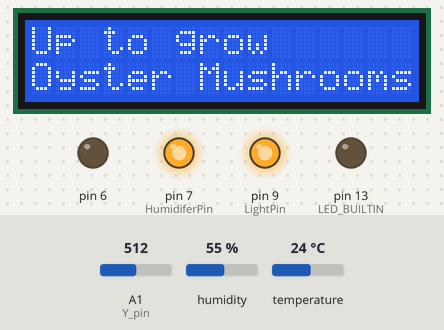
Simulated run of this sketch. Board: Arduino Uno, built with avr-gcc and run on an emulated ATmega328P. Shown: 16×2 character LCD, output pins drawn as LEDs (lit = HIGH). The test bench sets the inputs (shaded band); at power-on: A1 (Y_pin) = 512, humidity 55 %, temperature 24 °C. What the sketch prints to the serial monitor is not drawn.

Above: at 1.2 s.
1.3 s: A1 (Y_pin) set to 0
At 3.6 s:
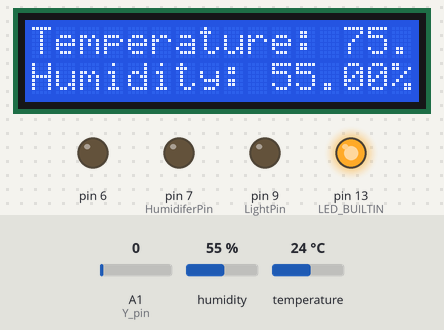
4.5 s: A1 (Y_pin) set to 900
At 5.7 s:
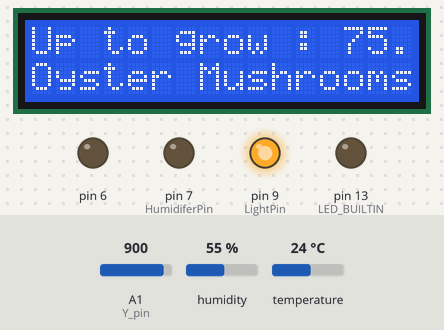
Timing chart, 0 to 7.5 s (numbered marks = the images above; inputs shaded):
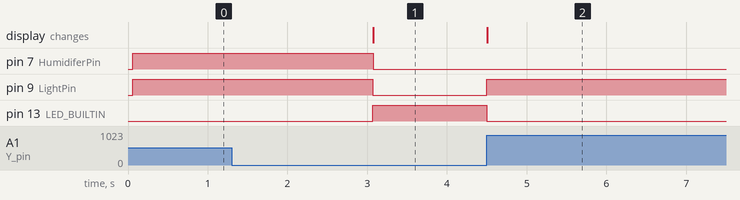

The sketch:

MushroomGrowKitCode.ino
```cpp
#include <LiquidCrystal.h>
#include <dht_nonblocking.h>

#define DHT_SENSOR_TYPE DHT_TYPE_11 //This tell the computer what type of sensor it has//

static const int DHT_SENSOR_PIN = 8;
DHT_nonblocking dht_sensor( DHT_SENSOR_PIN, DHT_SENSOR_TYPE );

int Contrast=0;

//This sets all the var for the pins//
 LiquidCrystal lcd(12, 11, 5, 4, 3, 2);
 const int HumidiferPin = 7;
 const int ButtonPin = 10;
 const int SensorPin = 8;
 const int LightPin = 9;
 const int X_pin = A0; // analog pin connected to X output
 const int Y_pin = A1;

 bool isOn = false;

 void setup()
 {
    analogWrite(6,Contrast);
    lcd.begin(16, 2);

//This sets up the humidifer pin and turns it off ///
    pinMode(HumidiferPin, OUTPUT);
    digitalWrite(HumidiferPin, HIGH);

//This sets up the screen pin and turns it off (High is Off and Low is On) //
   pinMode(LED_BUILTIN, OUTPUT);

//This sets up the button pin and turns it off //
    pinMode(ButtonPin, INPUT);
    Serial.begin(9600);


//This sets up the sensor pin and turns it off //
    pinMode(SensorPin, INPUT);

//This sets up the Light pin and turns it off //
    pinMode(LightPin, OUTPUT);
    digitalWrite(LightPin, HIGH);

    lcd.setCursor(0, 0);
    lcd.print("Up to grow ");

    lcd.setCursor(0, 1);
    lcd.print("Oyster Mushrooms");


  }

  /*
 * Poll for a measurement, keeping the state machine alive.  Returns
 * true if a measurement is available.
 */
static bool measure_environment( float *temperature, float *humidity )
{
  static unsigned long measurement_timestamp = millis( );

  /* Measure once every four seconds. */
  if( millis( ) - measurement_timestamp > 3000ul )
  {
    if( dht_sensor.measure( temperature, humidity ) == true )
    {
      measurement_timestamp = millis( );
      return( true );
    }
  }

  return( false );
}

     void loop()
 {

   float temperature;
  float humidity;

    if (analogRead(Y_pin) == 0){

      if (isOn == false){

        isOn = true;
      }
    }

    if (analogRead(Y_pin) == 900){
      if (isOn == true){
        digitalWrite(LED_BUILTIN, LOW);
        digitalWrite(LightPin, HIGH);
        isOn = false;
      }
    }
 if( measure_environment( &temperature, &humidity ) == true )
  {
    if (isOn == true){

      digitalWrite(LED_BUILTIN, HIGH);
      digitalWrite(LightPin, LOW);

      lcd.setCursor(0, 0);
      lcd.print("Temperature: ");
      temperature = (temperature * 9/5) + 32;
      lcd.print(temperature);
      lcd.print(" ");

      lcd.setCursor(0, 1);
      lcd.print("Humidity: ");
      lcd.print(humidity);
      lcd.print("%");

      if (humidity <= 80){
          digitalWrite(HumidiferPin, LOW);
          Serial.print("HumidiferOn");
      }


    }
  }
    if (isOn == false){

     lcd.setCursor(0, 0);
     lcd.print("Up to grow ");

     lcd.setCursor(0, 1);
     lcd.print("Oyster Mushrooms");

    }
 }
```

Measured:
- after the input at 1.3 s, pin 7 (HumidiferPin), pin 9 (LightPin): HIGH → LOW after 1.8 s; pin 13 (LED_BUILTIN): LOW → HIGH after 1.8 s; the display: changes after 1.8 s (image 1)
- after the input at 4.5 s, pin 9 (LightPin): LOW → HIGH at once; pin 13 (LED_BUILTIN): HIGH → LOW at once; the display: changes at once (image 2)
